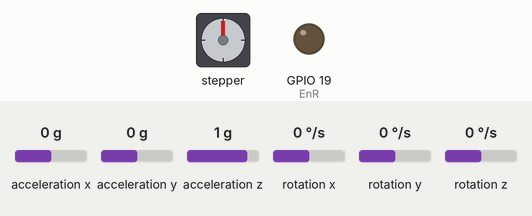
A sketch run on a simulated ESP32. On the bench: stepper motor, output pins drawn as LEDs (lit = HIGH). Wiring (inferred from the names in the program): stepper motor driver (200 steps per turn assumed): step GPIO 32; direction GPIO 33. Inputs (shaded band) come from the test bench; at power-on: acceleration x 0 g, acceleration z 1 g, acceleration y 0 g, rotation x 0 °/s, rotation y 0 °/s, rotation z 0 °/s. Pins used as bus, display or sensor lines are not drawn; what the sketch prints to the serial monitor is not drawn.

Above: at 1.2 s.
1.3 s: acceleration x set to -1.4 g
At 1.45 s:
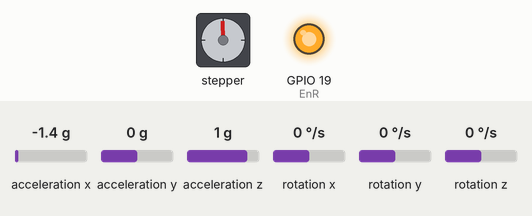
At 2.06 s:
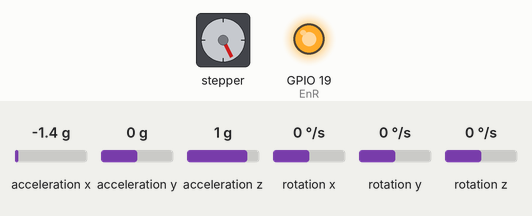
4.3 s: acceleration x set to 0 g
At 4.8 s:
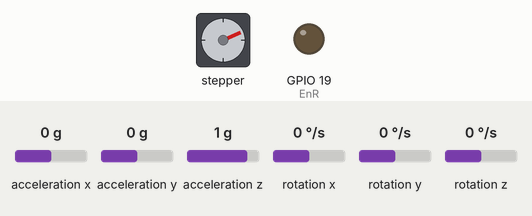
5.8 s: acceleration z set to 0.1 g
7.3 s: acceleration z set to -0.2 g
At 7.45 s:
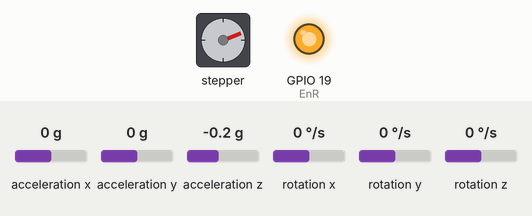
10.3 s: acceleration x set to -0.8 g
13.3 s: acceleration z set to 0 g
Timing chart, 0 to 51.9 s (numbered marks = the images above; inputs shaded):
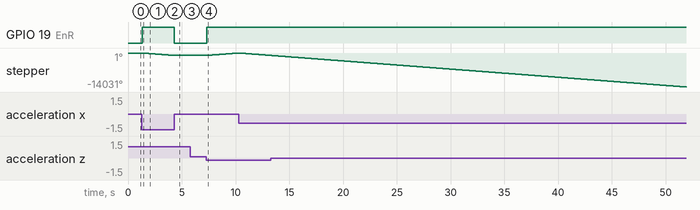

Measured:
- the behaviour switches between 0 and -0.1 g on acceleration z (found by bisection; images 3 and 4)
- after the input at 1.3 s, GPIO 19 (EnR): LOW → HIGH at once; stepper: keeps turning counter-clockwise at about 338°/s, starting at once
- after the input at 4.3 s, GPIO 19 (EnR): HIGH → LOW at once
- after the input at 7.3 s, GPIO 19 (EnR): LOW → HIGH at once; stepper: keeps turning clockwise at about 338°/s, starting at once

The sketch:

ReadAngleTest.ino
```cpp
#include<MPU6050.h>
#include<Wire.h>
MPU6050 mpu;
int dir=33;
int pul=32;
int EnR=19;
void setup() {
    pinMode(dir, OUTPUT);
  pinMode(pul, OUTPUT);
  pinMode(EnR, OUTPUT);
  digitalWrite(pul, LOW);
  digitalWrite(dir, LOW);
Serial.begin(115200);
Wire.begin(21,22);
mpu.initialize();
if(mpu.testConnection()){
  Serial.println("Connected");
}else{
  Serial.println("Not Connected");
  while(1);
}

}

void loop() {
  // put your main code here, to run repeatedly:
  int16_t ax,ay,az; // accelerometer values
  int16_t gx,gy,gz; // gyroscope values
  mpu.getMotion6(&ax, &ay, &az, &gx, &gy, &gz); // reading values from MPU6050

  float angle = atan2(ax,az)*180/PI; // give angle of rotation around y axis ignoring movement in x axis
  Serial.print("angle: ");Serial.println(angle);
 delayMicroseconds(10);

if(angle>2){

 digitalWrite(EnR,HIGH);
digitalWrite(dir,HIGH);
digitalWrite(pul, HIGH);
delayMicroseconds(800);   // pulse width
digitalWrite(pul, LOW);
delayMicroseconds(800);   // interval

}else if(angle<-2)
{
   digitalWrite(EnR,HIGH);
  digitalWrite(dir,LOW);
digitalWrite(pul, HIGH);
delayMicroseconds(800);   // pulse width
digitalWrite(pul, LOW);
delayMicroseconds(800);   // interval

}else{
  digitalWrite(EnR,LOW);
}
}
```
